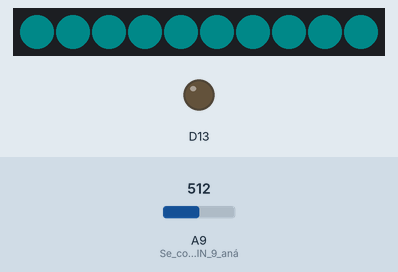
A sketch run on a simulated Adafruit Circuit Playground Express. On the bench: 10 RGB LEDs in strip order, left to right, output pins drawn as LEDs (lit = HIGH). The test bench sets the inputs (shaded band); at power-on: A9 (Se_configura_el_PIN_9_aná) = 512. Dim RGB values are drawn brighter than linear.

Above: at 1.2 s.
1.3 s: A9 (Se_configura_el_PIN_9_aná) set to 716
At 1.7 s:
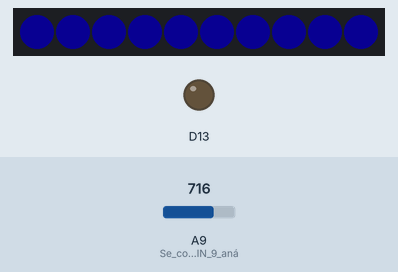
2.8 s: A9 (Se_configura_el_PIN_9_aná) set to 900
At 4.0 s:
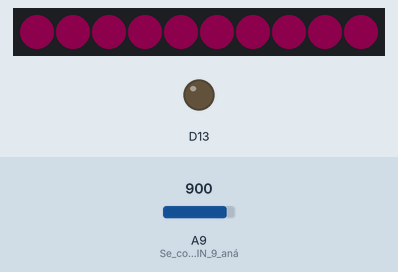
4.3 s: A9 (Se_configura_el_PIN_9_aná) set to 1023
5.8 s: A9 (Se_configura_el_PIN_9_aná) set to 306
At 6.3 s:
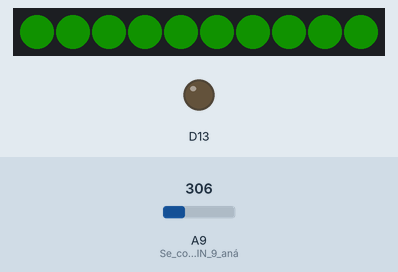
7.3 s: A9 (Se_configura_el_PIN_9_aná) set to 122
At 8.5 s:
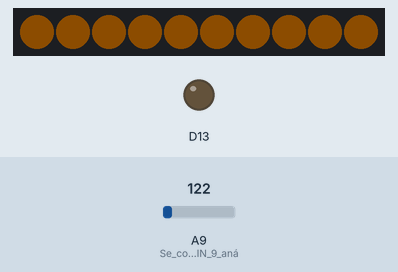
8.8 s: A9 (Se_configura_el_PIN_9_aná) set to 0
Timing chart, 0 to 11.3 s (numbered marks = the images above; inputs shaded):
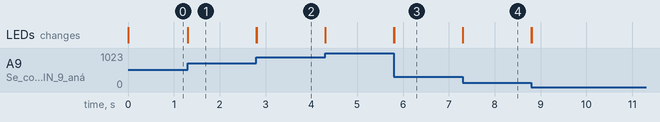

Measured:
- after the input at 1.3 s, the LEDs: first change at once (image 1 shows a later state)
- after the input at 2.8 s, the LEDs: first change at once (image 2 shows a later state)
- after the input at 5.8 s, the LEDs: first change at once (image 3 shows a later state)
- after the input at 7.3 s, the LEDs: first change at once (image 4 shows a later state)

The sketch:

potenciometroNeopixel.ino
```cpp
//Se importan las librerías de la tarjeta
#include <Adafruit_CircuitPlayground.h>
#include <Adafruit_Circuit_Playground.h>

int contador=0;//Se declara una variable de tipo entero

void setup() {

  pinMode(A9,INPUT);//Se configura el PIN 9 análogo de entrada
  CircuitPlayground.begin();//Se inicializa la tarjeta
  Serial.begin(9600);

}

void loop() {


  int val=map(analogRead(A9),0,1023,0,255);// La función map convierte el dato que nos ofrece el pin 9 a través del potenciómentro en un valor  entre 0 y 255 y se guarda en la variable val


  contador=(contador+1)%10;// se genera cada loop un valor entre 0 y 9 para encender el neoPixel correspondiente.

  CircuitPlayground.setPixelColor(contador,CircuitPlayground.colorWheel(val)); //Enciende ek neoPixel correspondiente en el color segun se defina con la variable val

}
```
